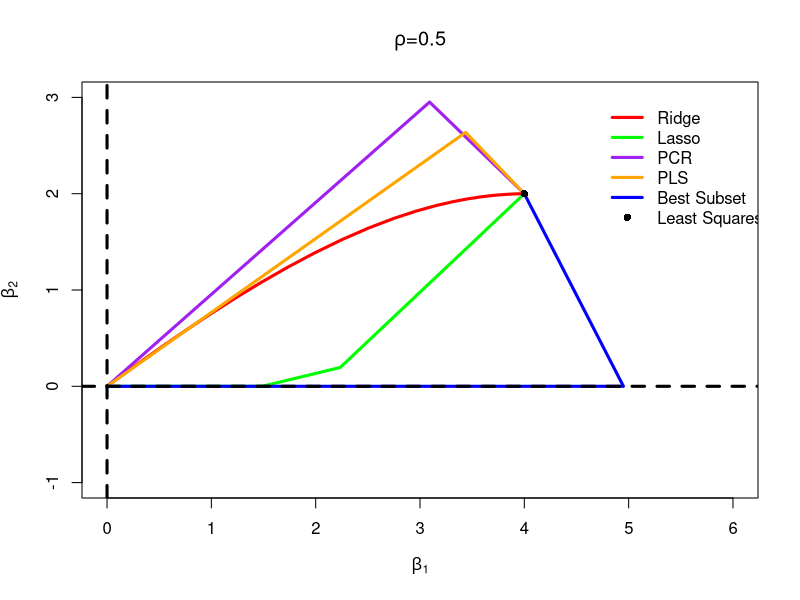
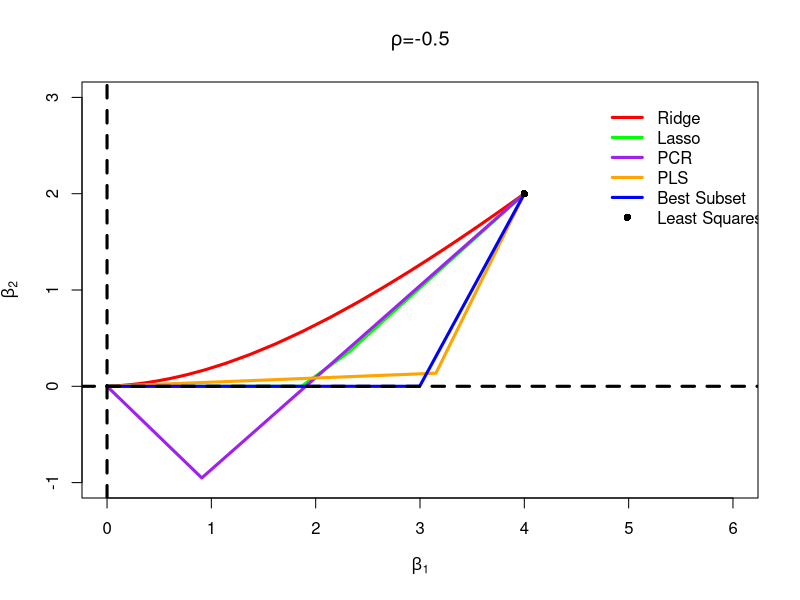

Here is the R script that generated these plots, in order:
## ###############################################################################################################################
## R Code for the simulation of Fig. 3.18
## 
## Refer to 
##   1. https://esl.hohoweiya.xyz/03-Linear-Methods-for-Regression/3.6-A-Comparison-of-the-Selection-and-Shrinkage-Methods/index.html
##   2. https://esl.hohoweiya.xyz//notes/linear-reg/sim-3-18/index.html
## for more details
##
## ###############################################################################################################################

## ###############################################################################################################
## generate simulated data
## ###############################################################################################################
genXY <- function(rho = 0.5,  # correlation
                 N = 100, # number of sample
                 beta = c(4, 2)) # true coefficient
{
  # covariance matrix
  Sigma = matrix(c(1, rho,
                   rho, 1), 2, 2)
  library(MASS)
  X = mvrnorm(N, c(0, 0), Sigma)
  Y = X[, 1] * beta[1] + X[, 2] * beta[2]
  return(list(X=X, Y=Y))
}

## ###############################################################################################################
## main function 
##  return the beta calculated by 6 methods (ols, ridge, lasso, pcr (plus mypcr which from scratch), pls, subset)
## 
## ###############################################################################################################

select.vs.shrink <- function(X, Y)
{
  ## ############################################
  ## least square regressions
  ## ############################################
  ols.fit = lm(Y ~ 0 + X)
  ols.beta = coef(ols.fit)
  ols.beta = as.matrix(t(ols.beta))
  ## ###########################################
  ## setting
  ## ###########################################
  
  ## create grid to fit lasso/ridge path
  grid = 10^seq(10, -2, length = 100)
  
  ## ############################################
  ## lasso
  ## ############################################
  library(glmnet)
  ## use cross-validation to choose the best model
  ## lasso.fit = cv.glmnet(X, Y, alpha = 1)
  
  lasso.fit = glmnet(X, Y, alpha = 1, lambda = grid)
  #plot(lasso.fit)
  ## extract beta
  lasso.beta = as.matrix(lasso.fit$beta) # convert dsCMatrix to regular matrix
  #plot(lasso.beta[1,], lasso.beta[2,])
  lasso.beta = t(lasso.beta)
  attr(lasso.beta, "dimnames") = list(NULL,
                                      c("X1","X2"))
  
  ## ############################################
  ## ridge regression
  ## ############################################
  ridge.fit = glmnet(X, Y, alpha = 0, lambda = grid)
  ridge.beta = as.matrix(ridge.fit$beta) # convert dsCMatrix to regular matrix
  ridge.beta = t(ridge.beta)
  attr(ridge.beta, "dimnames") = list(NULL,
                                      c("X1", "X2"))
  ## ############################################
  ## principal component regression (PCR)
  ## ############################################
  library(pls)
  pcr.fit = pcr(Y ~ X, scale = FALSE)
  pcr.beta = pcr.fit$coefficients
  pcr.beta = rbind(c(0, 0), pcr.beta[,,1], pcr.beta[,,2]) # c(0, 0) for zero PC
  ## for plot 
  ## or write from scratch
  ## get PCs
  pc = prcomp(X, scale = FALSE)
  pc.m = pc$rotation
  ## scores
  pc.z = pc$x
  ## use one pc
  mypcr.fit.1 = lm(Y ~ 0+pc.z[,1])
  ## use two pc
  mypcr.fit.2 = lm(Y ~ 0+pc.z)
  ## original beta
  mypcr.beta.1 = coef(mypcr.fit.1) * pc.m[, 1]
  mypcr.beta.2 = t(pc.m %*% coef(mypcr.fit.2))
  mypcr.beta = rbind(c(0, 0), mypcr.beta.1, mypcr.beta.2)
  attr(mypcr.beta, "dimnames") = list(NULL,
                                      c("X1", "X2"))
  ## ############################################
  ## Partial Least Squares (PLS)
  ## ############################################
  pls.fit = plsr(Y ~ X, scale = FALSE)
  pls.beta = pls.fit$coefficients
  pls.beta = rbind(c(0, 0), pls.beta[,,1], pls.beta[,,2])
  ## ############################################
  ## Best Subset
  ## ############################################
  library(leaps)
  bs.fit = regsubsets(x = X, y = Y, intercept = FALSE)
  if (summary(bs.fit)$which[1, 1])
  {
    bs.beta = c(coef(bs.fit, 1), 0)
  } else {
    bs.beta = c(0, coef(bs.fit, 1))
  }
  bs.beta = rbind(c(0, 0), bs.beta, coef(bs.fit, 2))
  attr(bs.beta, "dimnames") = list(NULL,
                                   c("X1","X2"))  
  res = list(ols = ols.beta,
              ridge = ridge.beta,
              lasso = lasso.beta,
              pcr = pcr.beta,
              mypcr = mypcr.beta,
              pls = pls.beta,
              subset = bs.beta)
  class(res) = "selectORshrink"
  return(res)
}
## #######################################################################
## plot function
## #######################################################################
plot.selectORshrink <- function(obj, rho = 0.5)
{
  plot(0, 0,
       type = "n",
       xlab = expression(beta[1]),
       ylab = expression(beta[2]),
       main = substitute(paste(rho,"=",r), list(r=rho)),
       xlim = c(0, 6),
       ylim = c(-1, 3))
  par(lwd = 3, cex = 1)
  lines(obj$ridge, col = "red")
  lines(obj$lasso, col = "green")
  lines(obj$pcr, col = "purple")
  lines(obj$pls, col = "orange")
  lines(obj$subset, col = "blue")
  points(obj$ols, col = "black", pch = 16)
  abline(h=0, lty = 2)
  abline(v=0, lty = 2)
  legend(4.8, 3,
         c("Ridge", "Lasso", "PCR", "PLS", "Best Subset", "Least Squares"),
         col = c("red", "green", "purple", "orange", "blue", "black"),
         lty = c(1,1,1,1,1,NA),
         pch =c(NA,NA,NA,NA,NA, 16),
         box.col = "white",
         box.lwd = 0,
         bg = "transparent")
}

## ###################################################################################
## results
## ###################################################################################

## case 1
set.seed(1234)
data = genXY()
X = data$X
Y = data$Y
res1 = select.vs.shrink(X, Y)
png("res_rho_05.png", width = 640, height = 480)
plot(res1, rho = 0.5)
dev.off()
## case 2
set.seed(1234)
data2 = genXY(rho = -0.5)
X2 = data2$X
Y2 = data2$Y
res2 = select.vs.shrink(X2, Y2)
png("res_rho_-05.png", width = 640, height = 480)
plot(res2, rho = -0.5)
dev.off()
